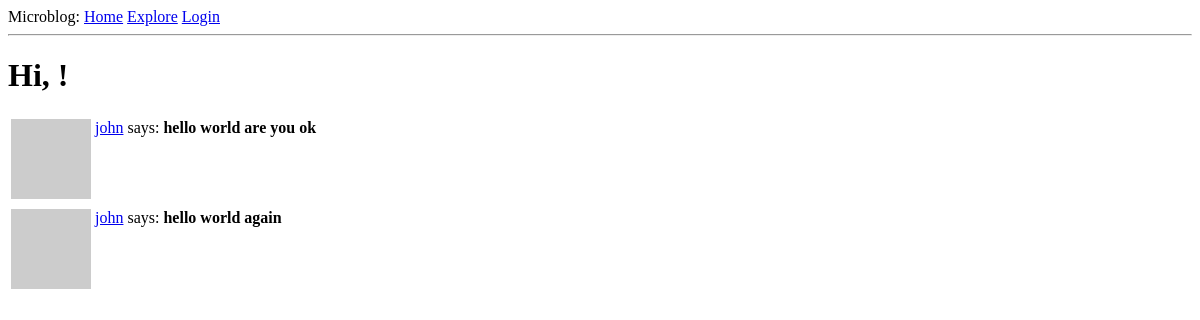
Before: /explore with the older database file.
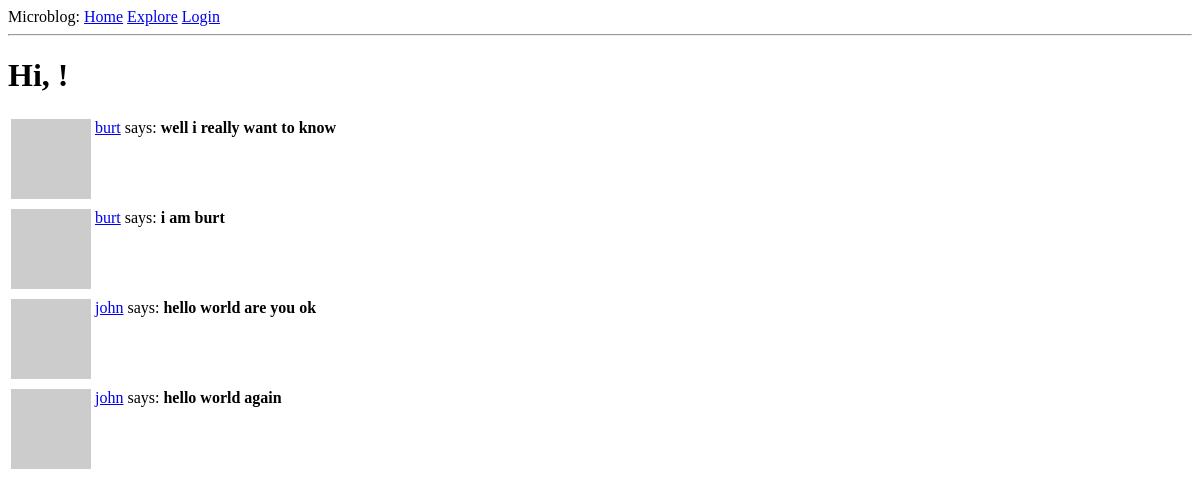
After: the same page with the newer database file.
### app/models.py (models this page shows, shortened)
class Post(db.Model):
    id = db.Column(db.Integer, autoincrement=True, primary_key=True)
    body = db.Column(db.String(140))
    timestamp = db.Column(db.DateTime, index=True, default=datetime.utcnow)
    user_id = db.Column(db.Integer, db.ForeignKey('user.id'))

class User(UserMixin, db.Model):
    id = db.Column(db.Integer, autoincrement=True, primary_key=True)
    username = db.Column(db.String(64), index=True, unique=True)
    email = db.Column(db.String(120), index=True, unique=True)
    password_hash = db.Column(db.String(128))
    about_me = db.Column(db.String(140))
    last_seen = db.Column(db.DateTime, default=datetime.utcnow)
    posts = db.relationship('Post', backref='author', lazy='dynamic')
    followed = db.relationship('User',
                               secondary=followers,
                               primaryjoin=(followers.c.follower_id == id),
                               secondaryjoin=(followers.c.followed_id == id),
                               backref=db.backref('followers', lazy='dynamic'),
                               lazy='dynamic')
    def avatar(self, size):
        digest = md5(self.email.lower().encode('utf-8')).hexdigest()
        return 'https://www.gravatar.com/avatar/{}?d=identicon&s={}'.format(digest, size)

### app/routes.py (the view)
@app.route('/explore', methods=['GET'])
def explore():
    posts = Post.query.order_by(Post.timestamp.desc()).all()
    return render_template('index.html', title='explore', posts=posts)

### app/routes.py (called while the page is built)
@app.before_request
def before_request():
    if current_user.is_authenticated:
        current_user.last_seen = datetime.utcnow()
        db.session.commit()

### app/templates/index.html (shortened to what this page needs)
{% extends "base.html" %}
{% block content %}
<h1>Hi, {{ current_user.username }}!</h1>
{% for post in posts %}
{% include "_post.html" %}
{% endfor %}
{% endblock %}

### app/templates/_post.html
<table>
    <tr valign="top">
        <td><img src="{{ post.author.avatar(36) }}"></td>
        <td><a href="{{ url_for('user', username=post.author.username) }}">{{ post.author.username }}</a> says: <b>{{ post.body }}</b></td>
    </tr>
</table>

Changed rows visible on the page:
added Post: author.username "burt", body "well i really want to know"
added Post: author.username "burt", body "i am burt"
